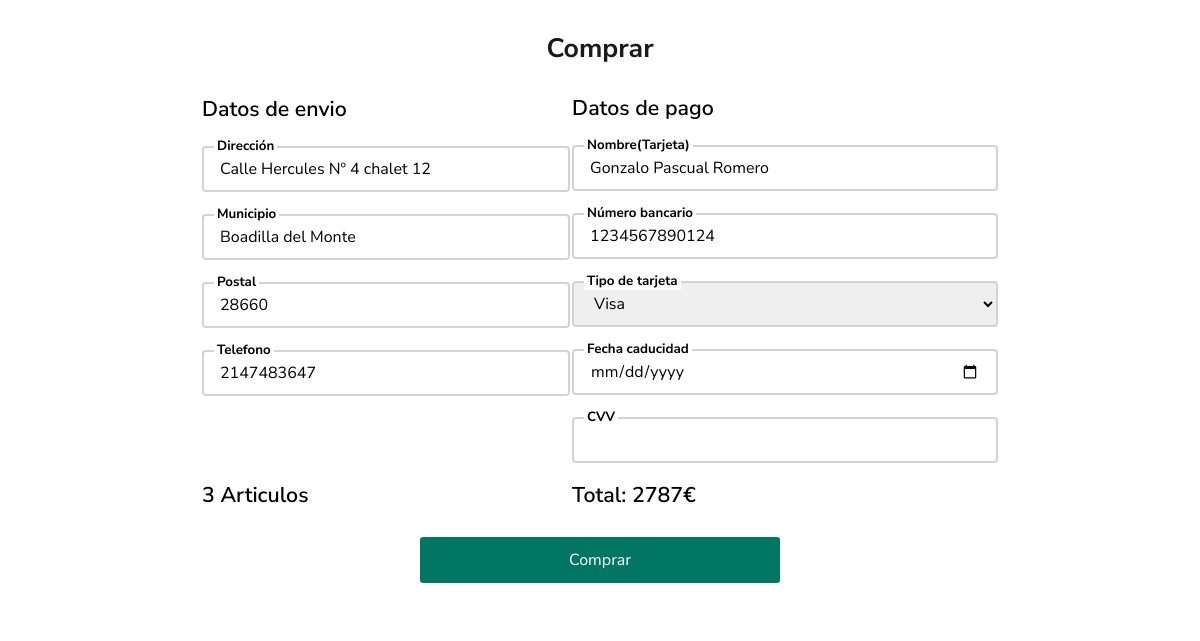
Screenshot of /comprar.php?id=1 (signed in) with the database file from the repository.
### tables this page shows
CREATE TABLE `envio` (
  `id_persona` int(5) NOT NULL,
  `direccion` varchar(100) DEFAULT NULL,
  `postal` int(5) DEFAULT NULL,
  `municipio` varchar(50) DEFAULT NULL,
  `telefono` int(14) DEFAULT NULL,
  `nombre_tarjeta` varchar(150) DEFAULT NULL,
  `nbancario` bigint(20) DEFAULT NULL,
  `tipo` varchar(20) NOT NULL
);

### comprar.php (the view, shortened to what this page needs)
<?php
if (!isset($_SESSION['nombre'])) {
    header('Location: loguearse.php');
} elseif (isset($_SESSION['nombre'])) {
    $contrasena = '';
    $usuario = 'root';
    $nombreBD = 'riffs';
    try {
        $bd = new PDO('mysql:host=localhost;
            dbname=' . $nombreBD,
            $usuario,
            $contrasena
        );
    } catch (Exception $e) {
        echo "Error: " . $e->getMessage();
    }
    $id = $_GET['id'];
    $sql2 = $bd->prepare("SELECT * FROM envio where id_persona = ?;");
    $sql2->execute([$id]);
    $persona2 = $sql2->fetch(PDO::FETCH_OBJ);
} else {
    echo 'error de sessión';
}
$total = 0;
$cantidad = 0;
?>
<!DOCTYPE html>
<html lang="en">
<head>
    <link rel="stylesheet" href="estilos/colores.css">
    <link rel="stylesheet" href="estilos/agregar.css">
</head>
<body>
    <section class="container">
        <div class="left">
            <div class="tarjeta">
                <div class="inicio">
                    <h2>Comprar</h2>
                </div>
                <form action="comprarphp.php" class="form" method="post" enctype="multipart/form-data">
                    <table>
                        <tr>
                            <td>
                                <p>Datos de envio</p>
                                <div class="coolinput">
                                    <label for="input" class="text">Dirección</label>
                                    <input type="text" class="form-field input" name="direccion" required
                                        value="<?php echo $persona2->direccion ?>">
                                </div>
                                <div class="coolinput">
                                    <label for="input" class="text">Municipio</label>
                                    <input type="text" class="form-field input" name="municipio" required
                                        pattern="[a-zA-Z\s]+" value="<?php echo $persona2->municipio ?>">
                                </div>
                                <div class="coolinput">
                                    <label for="input" class="text">Postal</label>
                                    <input type="text" class="form-field input" name="postal" required
                                        pattern="[0-9]{5}" value="<?php echo $persona2->postal ?>">
                                </div>
                                <div class="coolinput">
                                    <label for="input" class="text">Telefono</label>
                                    <input type="text" class="form-field input" name="telefono" required
                                        pattern="[0-9]{7,14}" value="<?php echo $persona2->telefono ?>">
                                </div>
                                <input type="text" class="oculto" placeholder="" name="">
                            </td>
                            <td>
                                <p>Datos de pago</p>
                                <div class="coolinput">
                                    <label for="input" class="text">Nombre(Tarjeta)</label>
                                    <input type="text" class="form-field input" name="nombre_envio" required
                                        pattern="[a-zA-Z\s]+" value="<?php echo $persona2->nombre_tarjeta ?>">
                                </div>
                                <div class="coolinput">
                                    <label for="input" class="text">Número bancario</label>
                                    <input type="text" class="form-field input" name="nbancario" required
                                        pattern="[0-9]{13,18}" value="<?php echo $persona2->nbancario ?>">
                                </div>
                                <div class="coolinput">
                                    <label for="input" class="text">Tipo de tarjeta</label>
                                    <select id="Categoria" class="form-field input" name="tipo">
                                        <option value="Visa" <?php if ($persona2->tipo == "Visa")
                                            echo "selected"; ?>>Visa
                                        </option>
                                    </select>
                                </div>
                                <div class="coolinput">
                                    <label for="input" class="text">Fecha caducidad</label>
                                    <input type="date" class="form-field input" name="fcaducidad" required
                                        min="<?php echo date('Y-m-d'); ?>">
                                </div>
                                <div class="coolinput">
                                    <label for="input" class="text">CVV</label>
                                    <input type="text" class="form-field input" name="cvv" required pattern="[0-9]{3}">
                                </div>
                            </td>
                        </tr>
                        <tr>
                            <?php
                            require "conexion.php";
                            mysqli_select_db($conexion, $basededatos);
                            mysqli_set_charset($conexion, "utf8");
                            $consulta = "SELECT * FROM carrito INNER JOIN instrumento ON carrito.id_instrumento = instrumento.id_instrumento INNER JOIN persona ON carrito.id_persona = persona.id_persona WHERE persona.id_persona = '{$_SESSION['id']}'";
                            $resultado = mysqli_query($conexion, $consulta);
                            while ($registro = mysqli_fetch_array($resultado, MYSQLI_ASSOC)) {
                                $total = $registro["precio"] * $registro["cantidad"] + $total;
                                $cantidad = $registro["cantidad"] + $cantidad;
                            }
                            ?>
                            <td>
                                <p class="titulototal">
                                    <?php echo $cantidad ?> Articulos
                                </p>
                            </td>
                            <td>
                                <p class="titulototal">Total:
                                    <?php echo $total ?>€
                                </p>
                            </td>
                        </tr>
                    </table>
                    <td colspan="2"><input type="submit" class="form-field" value="Comprar" name="editar"></td>
                </form>
            </div>
        </div>
    </section>
</body>
</html>

### estilos/colores.css (style rules this page uses)
:root { --blanco: #fff; --negro: #000; --amarillo_contraste: #ffc75f; --verde_primario: #007663; --verde_oscuro: #002d27; --verde_claro: #649b92; --verde_fondo: #f2fffe ; }

### estilos/agregar.css (style rules this page uses)
* { box-sizing: border-box; margin: 0; padding: 0; font-family: 'Nunito Sans', sans-serif; font-size: 16px; }
.container { display: flex; min-height: 100vh; justify-content: center; }
.coolinput label.text { font-size: 10pt; color: var(--negro); font-weight: 700; position: relative; top: 10px; margin: 0 0 0 12px; padding: 0 3px; background: var(--blanco); }
.coolinput input[type=text].input { height: 46px; width: 100%; font-size: 12pt; border: 2px #d3d3d3 solid; border-radius: 4px; background: var(--blanco); padding: 0 16px; }
.left { overflow: hidden; display: block; flex-wrap: wrap; flex-direction: column; animation-name: left; animation-duration: 1s; animation-fill-mode: both; animation-delay: 1s; width: 900px; }
.tarjeta { background-color: var(--blanco); padding: 0px 50px 30px 50px; }
.inicio>h2 { color: #1a1a1a; text-align: center; font-size: 20pt; padding: 30px 0 10px 0; }
.form { max-width: 100%; display: flex; flex-direction: column; }
.form-field { height: 46px; width: 100%; padding: 0 16px; border: 2px solid #d3d3d3; border-radius: 4px; outline: 0; }
.oculto { height: 46px; width: 100%; padding: 0 16px; border: 2px solid var(--blanco); border-radius: 4px; outline: 0; margin-top: 10px; margin-bottom: 10px; pointer-events: none; }
tr { width: 50%; }
p { margin-top: 15px; font-size: 16pt; font-weight: 600; }
input[type="submit"] { width: 45%; padding: 12px 10px; border: 0; margin: 0 auto; align-items: center; background: var(--verde_primario); border-radius: 3px; margin-top: 25px; color: var(--blanco); }

### comprar.php (style rules this page uses)
body { font-family: 'Rubik', sans-serif; background-image: url("img/iniciosesion1.jpg"); background-size: cover; background-repeat: no-repeat; background-position: center; }

### rows the page displays
envio: direccion "Calle Hercules Nº 4 chalet 12", municipio "Boadilla del Monte", postal "28660", telefono "2147483647", nombre_envio "Gonzalo Pascual Romero", nbancario "1234567890124", tipo "Visa"

### other values shown
$cantidad "3"
$total "2787"
